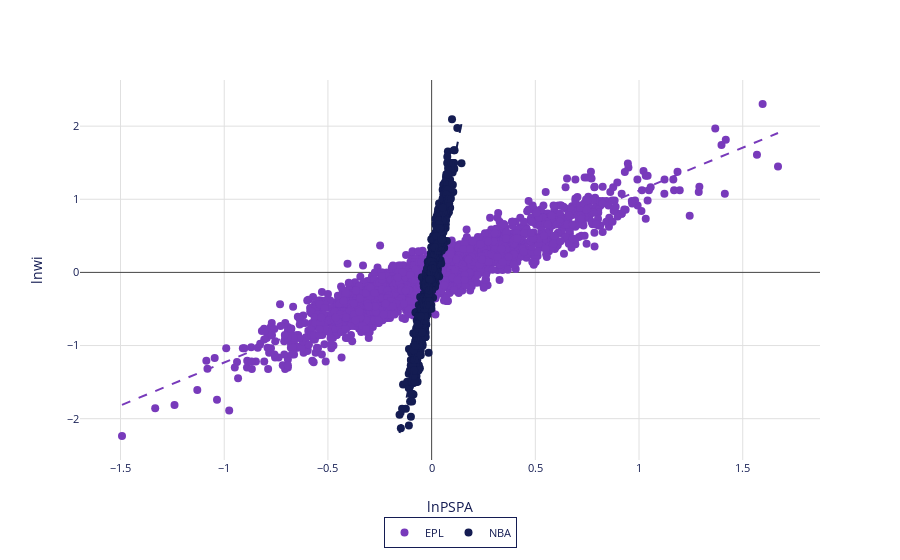

Notebook code for this chart:
### Markdown cell above
### Figure 2 -- NBA and EPL

### Code cell
# prepare data for regression
df_reg = df_team.copy()
df_reg = df_reg.loc[(df_reg['PS']>0) & (df_reg['PA']>0) & (df_reg['wi']>0) & (df_reg['wi']<1)]
df_reg['lnwi']=np.log(df_reg['wi']/(1-df_reg['wi']))
df_reg['lnPSPA']=np.log(df_reg['PS']/df_reg['PA'])
df_reg = df_reg.reset_index()

# Create static seaborn plot
NBA_and_EPL = df_reg[df_reg['LEAGUE'].isin(['NBA', 'EPL'])]

# Create and display interactive Plotly version
fig = create_plotly_scatterplot(
    data=NBA_and_EPL,
    x_col='lnPSPA',
    y_col='lnwi', 
    hue_col='LEAGUE',
    # title='Figure 2. Team-Season Plot: EPL (1888-89 to 2018-19) & NBA (1946-47 to 2018-19)',
    show_regression=True
)

# Display interactive plot in notebook
fig.show()

# Export both HTML and JSON versions
export_plot(fig, "team_season_plot", "Team-Season Analysis")
